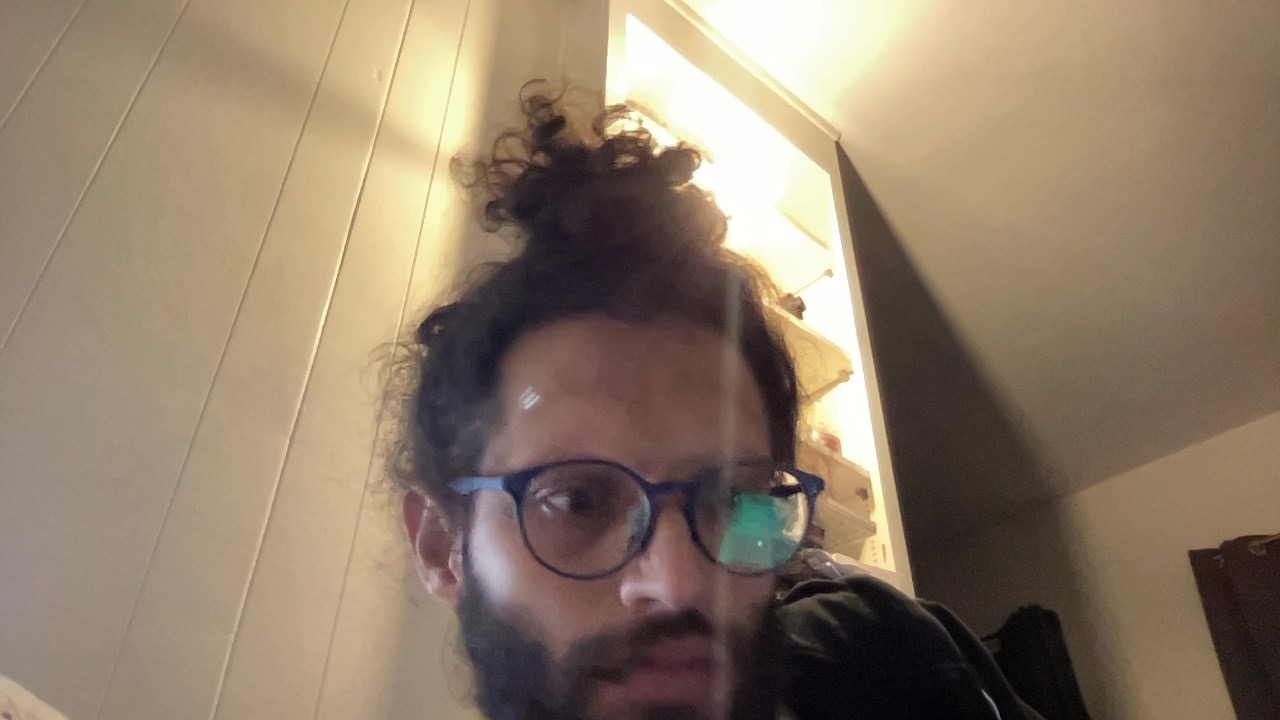
#> input picture shot.png, 1280 x 720 px, found by its file name
$ python testcv3.py
#> lines starting #> are read from the running program, lines starting #| are printed output that depends on the picture; after the words box and inside, x2 and y2 are one past the last pixel; in counts of white or black regions, pixels touching at a corner belong together
import cv2
import numpy as np

loc = r"/Users/adelal-aali/Documents/CS/PROJECT/IP_CHECK/shot.png"
cv2.namedWindow("Image")
img = cv2.imread(str(loc))
#> img is the input picture: shape (720, 1280, 3); mean B, G, R 105.3, 124.9, 142.9
cv2.imshow('/shot', img)
cv2.waitKey(5000)
if cv2.waitKey(0) & 0xFF == ord('q'):
#> (key q is pressed here)
    cv2.destroyAllWindows()

blank_image = np.zeros((500, 500, 3), dtype='uint8')
cv2.namedWindow("Blank Image")
cv2.imshow('blanl', blank_image)
cv2.waitKey(5000)
if cv2.waitKey(5000) & 0xFF == ord('q'):
#> (key q is pressed here)
    cv2.destroyAllWindows()


def colorBg():
    ## full red
    blank_image[:] = 0, 0, 255
    cv2.imshow('full-red', blank_image)
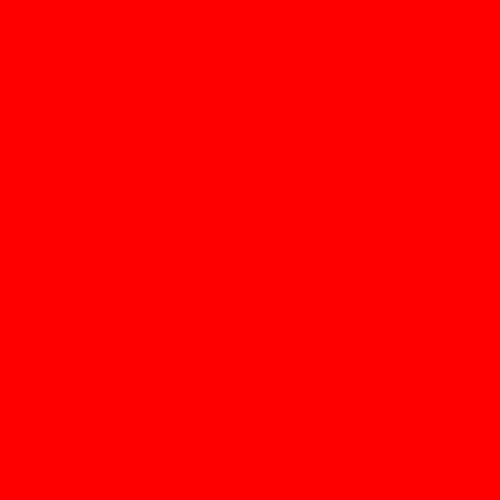
#> window 'full-red': shape (500, 500, 3); mean B, G, R 0, 0, 255
    cv2.waitKey(5000)
    if cv2.waitKey(5000) & 0xFF == ord('q'):
#> (key q is pressed here)
        cv2.destroyAllWindows()


## double
def drawLines():
    blank_image[200:300, 300:400] = 0, 0, 255
    cv2.imshow('double-color', blank_image)
    cv2.waitKey(5000)
    if cv2.waitKey(5000) & 0xFF == ord('q'):
#> (key q is pressed here)
        cv2.destroyAllWindows()

    ## rectangle inside box
    cv2.rectangle(blank_image, (0, 0), (250, 250), (0, 255, 0), thickness=2)
    cv2.imshow('Rectangle', blank_image)
    cv2.waitKey(5000)
    if cv2.waitKey(5000) & 0xFF == ord('q'):
#> (key q is pressed here)
        cv2.destroyAllWindows()

    ## circle
    cv2.circle(blank_image, (blank_image.shape[1] // 2, blank_image.shape[0] // 2), 40, (0, 255, 0), thickness=4)
    cv2.imshow('circle', blank_image)
    cv2.waitKey(5000)
    if cv2.waitKey(5000) & 0xFF == ord('q'):
#> (key q is pressed here)
        cv2.destroyAllWindows()

    # draw line
    cv2.line(blank_image, (0, 0), (blank_image.shape[1] // 2, blank_image.shape[0] // 2), (255, 255, 255))
    cv2.imshow('line', blank_image)
    cv2.waitKey(5000)
    if cv2.waitKey(5000) & 0xFF == ord('q'):
#> (key q is pressed here)
        cv2.destroyAllWindows()


##1.5 = scale || (0,255,0) = color
def writeText():
    cv2.putText(blank_image, '[hello world]', (255, 255), cv2.FONT_HERSHEY_DUPLEX, 1.5, (0, 255, 0), thickness=3)
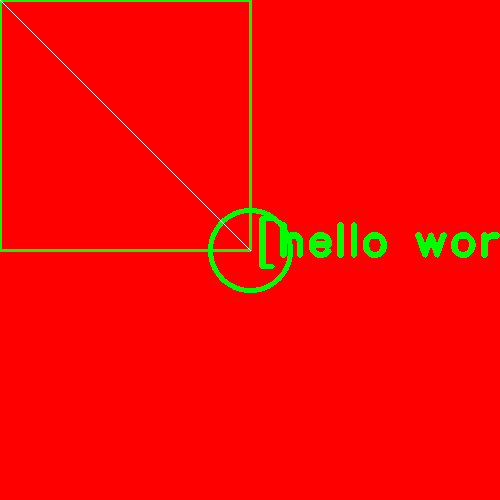
#> blank_image: shape (500, 500, 3); mean of channels 0, 1, 2 0.3, 7.3, 248; drawn as B, G, R
    cv2.imshow('TEXT', blank_image)
    cv2.waitKey(5000)
    if cv2.waitKey(5000) & 0xFF == ord('q'):
#> (key q is pressed here)
        cv2.destroyAllWindows()


def picPretty():
    ## convert to grey scale
    greyScale = cv2.cvtColor(img, cv2.COLOR_BGR2GRAY)
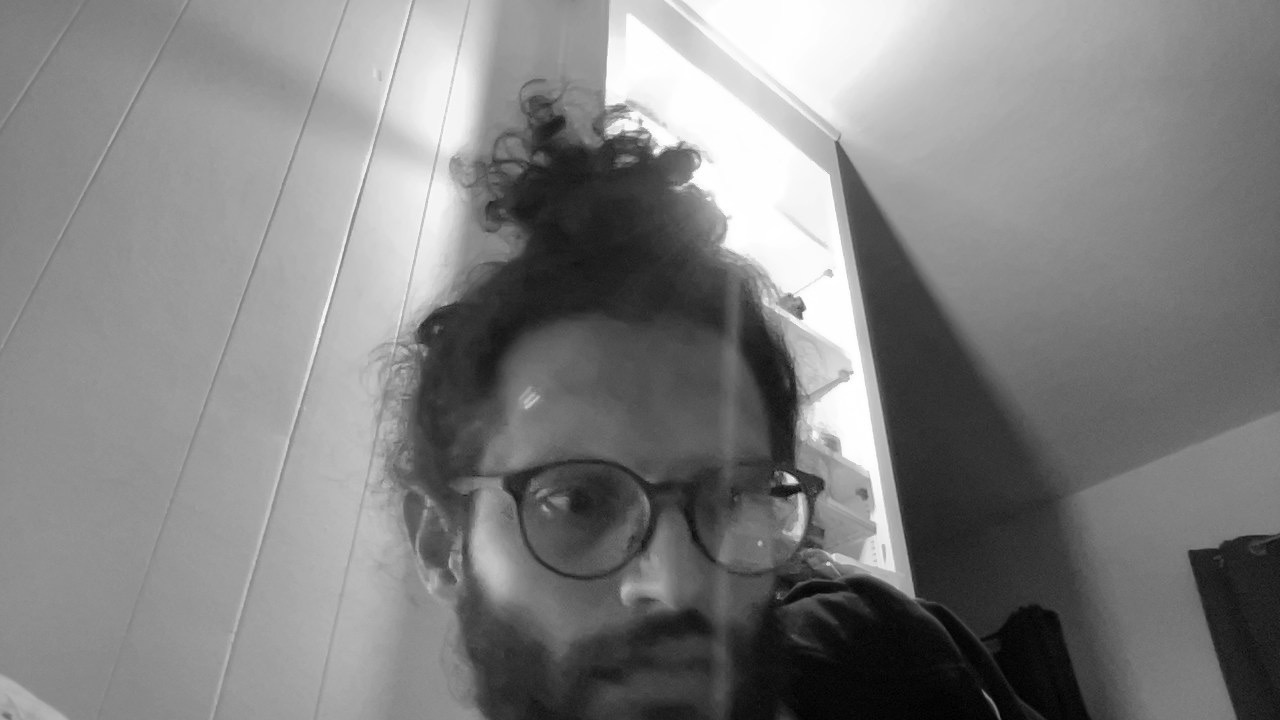
#> greyScale: shape (720, 1280); min 0, max 255, mean 128.1
    cv2.imshow('Grey Scale', greyScale)
    cv2.waitKey(5000)
    if cv2.waitKey(5000) & 0xFF == ord('q'):
#> (key q is pressed here)
        cv2.destroyAllWindows()

    ## blur
    blur = cv2.GaussianBlur(img, (7, 7), cv2.BORDER_DEFAULT)
    cv2.imshow('blur', blur)
    cv2.waitKey(5000)
    if cv2.waitKey(5000) & 0xFF == ord('q'):
#> (key q is pressed here)
        cv2.destroyAllWindows()

    ## edge cascade:
    cascade = cv2.Canny(blur, 125, 175)
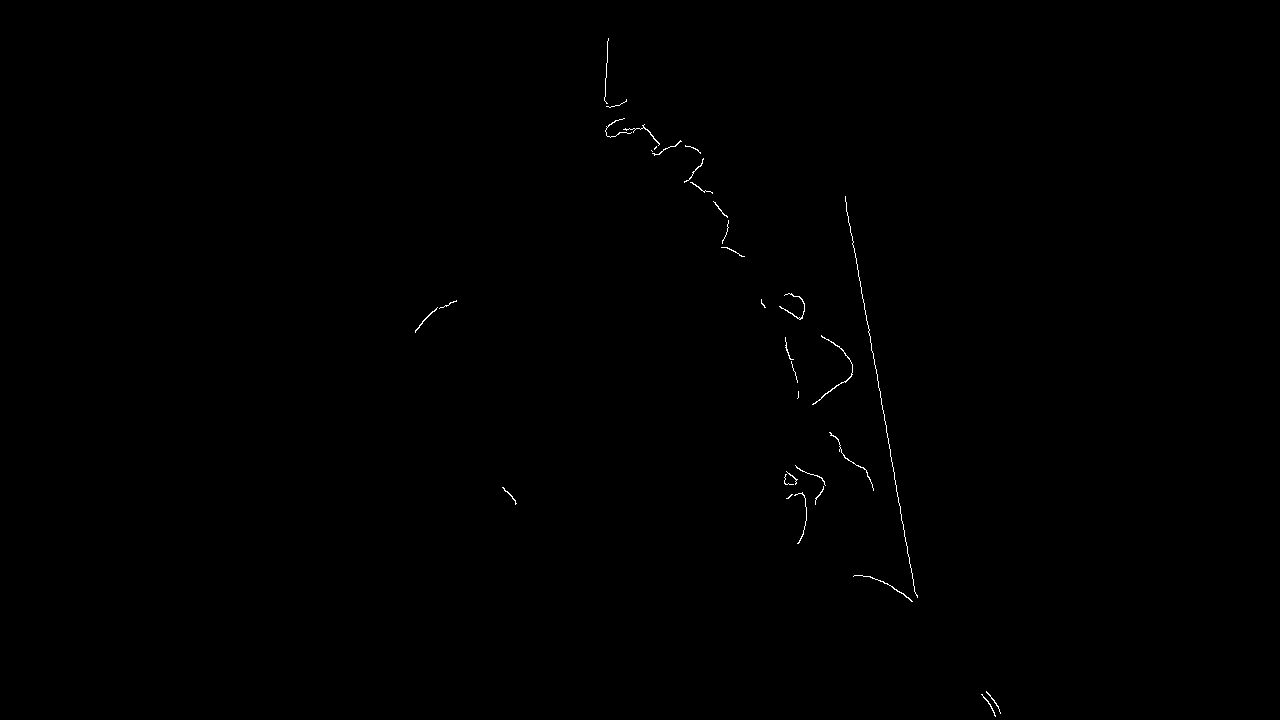
#> cascade: shape (720, 1280); 0.18% white in thin lines or dots, all inside (x1, y1, x2, y2) = (415, 38, 1001, 717)
    cv2.imshow('cascade', cascade)
    cv2.waitKey(5000)
    if cv2.waitKey(5000) & 0xFF == ord('q'):
#> (key q is pressed here)
        cv2.destroyAllWindows()

    ## dialated image
    dilated = cv2.dilate(cascade, (3, 3), iterations=1)
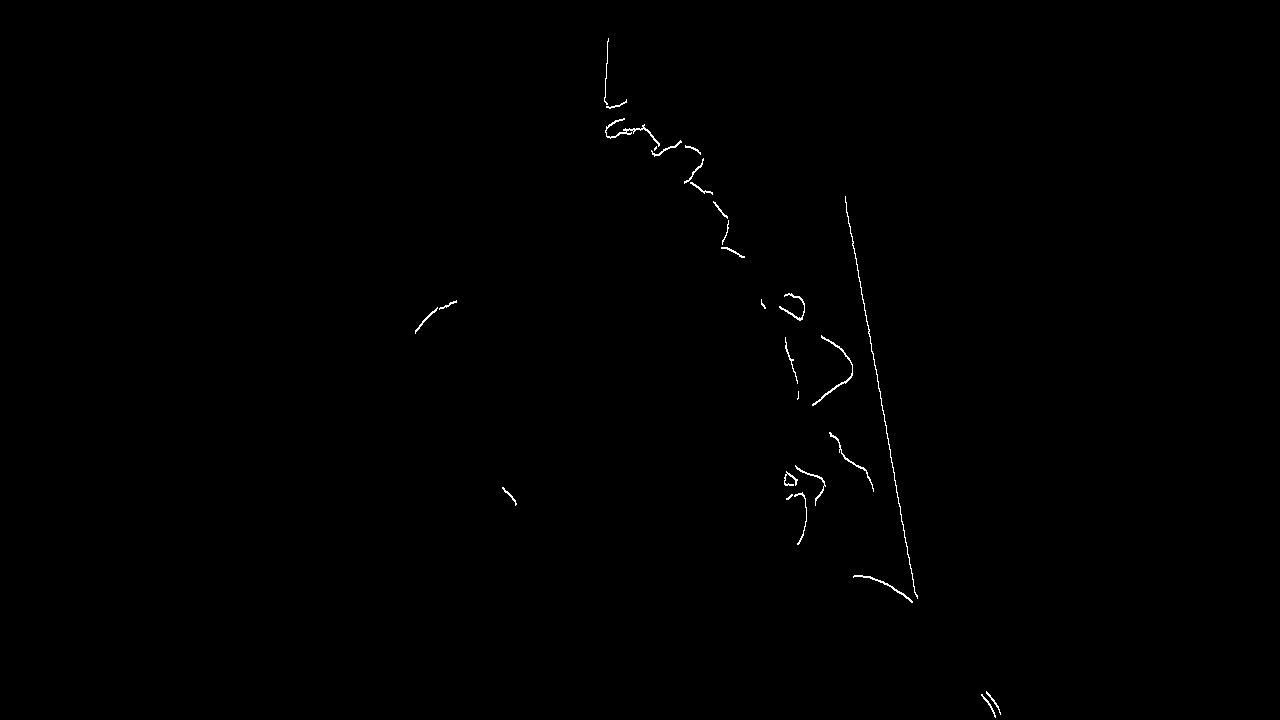
#> dilated: shape (720, 1280); 0.27% white in thin lines or dots, all inside (x1, y1, x2, y2) = (415, 38, 1001, 718)
    cv2.imshow('dilated', dilated)
    cv2.waitKey(5000)
    if cv2.waitKey(5000) & 0xFF == ord('q'):
#> (key q is pressed here)
        cv2.destroyAllWindows()


## cv2.INTER_AREA -- faster, lower quality
## or cv2.INTER_CUBIC -- slower but higher quality

def resize(image):
    resized = cv2.resize(image, (500, 500), interpolation=cv2.INTER_AREA)
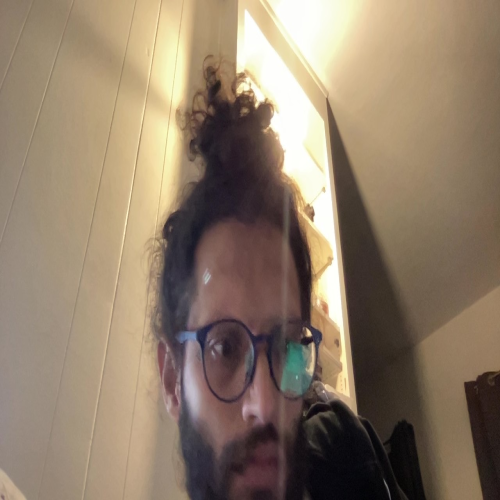
#> resized: shape (500, 500, 3); mean B, G, R 105.3, 124.9, 142.9
    cv2.imshow('resized', resized)
    cv2.waitKey(5000)
    if cv2.waitKey(5000) & 0xFF == ord('q'):
#> (key q is pressed here)
        cv2.destroyAllWindows()


def crop(image):
    cropped = image[100:200, 200:500]
    cv2.imshow('cropped', cropped)

    cv2.waitKey(5000)
    if cv2.waitKey(5000) & 0xFF == ord('q'):
        cv2.destroyAllWindows()

colorBg()
drawLines()
writeText()
picPretty()
resize(img)


# [31 lines of commented-out code are left out]
